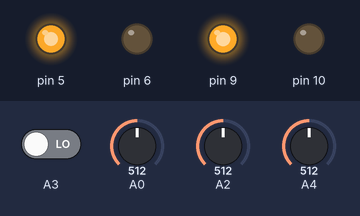
A sketch run on a simulated Arduino Uno, built with avr-gcc and run on an emulated ATmega328P. Parts: output pins drawn as LEDs (lit = HIGH). Inputs (shaded band) come from the test bench; at power-on: A0 = 512, A4 = 512, A2 = 512, A3 LOW.

Above: at 7.2 s.
7.3 s: A0 set to 181
9.2 s: A0 set to 153
At 10.6 s:
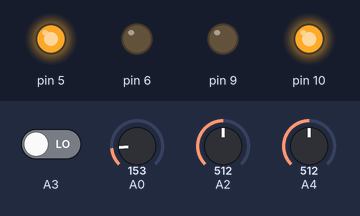
11.5 s: A0 set to 306
At 12.7 s:
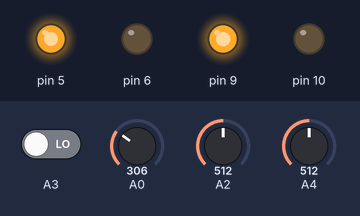
13.0 s: A4 set to 266
14.7 s: A4 set to 242
At 15.9 s:
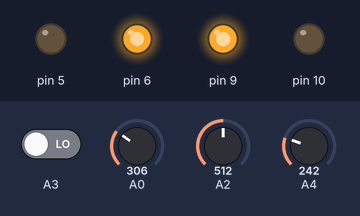
Timing chart, 0 to 17.7 s (numbered marks = the images above; inputs shaded):
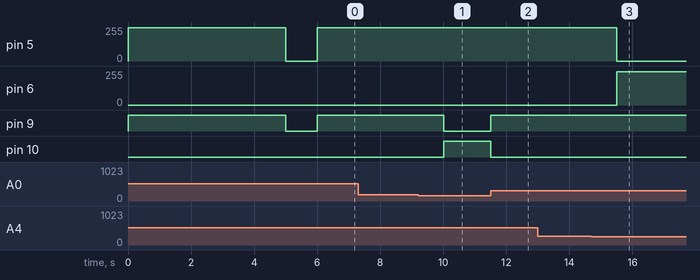

The sketch:

failed4.ino
```cpp
//#include "core.c"

int A, B, C, D;

const int gray_gate_A = 170;
const int gray_gate_B = 270;
const int gray_gate_C = 250;
const int gray_gate_D = 500;

/*
int gray_gate_A = 400;
int gray_gate_B = 650;
int gray_gate_C = 600;
int gray_gate_D = 500;
*/

unsigned int back_times = 0;

const int light = 180;
const int normal = 200;
const int heavy = 255;

const float left_bias = 0;//.02634375;
const float right_bias = 0.02734375;

int last_action;

void set_left_wheels(int go_or_back, int value) {
    value = value - (value * left_bias);
    if (go_or_back == 1) {
        analogWrite(9, value);
        analogWrite(10, 0);
    } else if (go_or_back == -1) {
        analogWrite(10, value);
        analogWrite(9, 0);
    } else if (go_or_back == 0) {
        analogWrite(9, 0);
        analogWrite(10, 0);
    }
}

void set_right_wheels(int go_or_back, int value) {
    value = value - (value * right_bias);
    if (go_or_back == 1) {
        analogWrite(5, value);
        analogWrite(6, 0);
    } else if (go_or_back == -1) {
        analogWrite(6, value);
        analogWrite(5, 0);
    } else if (go_or_back == 0) {
        analogWrite(5, 0);
        analogWrite(6, 0);
    }
}

void go_straight(int value) {
    set_left_wheels(1, value);
    set_right_wheels(1, value);
}

void go_back(int value) {
    set_left_wheels(-1, value);
    set_right_wheels(-1, value);
}

void stop() {
    set_left_wheels(0, 0);
    set_right_wheels(0, 0);
}

void left_rotate(int value) {
    set_right_wheels(1, value);
    set_left_wheels(-1, value);
}

void right_rotate(int value) {
    set_left_wheels(1, value);
    set_right_wheels(-1, value);
}

void turn_back_left(int value) {
    float difference = value / 2;
    float middle_point = 255 / 2;
    int right = middle_point + difference;
    int left = middle_point - difference;

    set_left_wheels(-1, left);
    set_right_wheels(-1, right);
}

void turn_back_right(int value) {
    float difference = value / 2;
    float middle_point = 255 / 2;
    int left = middle_point + difference;
    int right = middle_point - difference;

    set_left_wheels(-1, left);
    set_right_wheels(-1, right);
}

int handle_gray_detector(int pin, int gate_number) {
    Serial.print(analogRead(pin));
    Serial.print("   ");
    if (gate_number == 1) {
        if (analogRead(pin) > gray_gate_A) {
            return 1;
        } else {
            return 0;
        }
    } else if (gate_number == 2) {
        if (analogRead(pin) > gray_gate_B) {
            return 1;
        } else {
            return 0;
        }
    } else if (gate_number == 3) {
        if (analogRead(pin) > gray_gate_C) {
            return 1;
        } else {
            return 0;
        }
    } else if (gate_number == 4) {
        if (analogRead(pin) > gray_gate_D) {
            return 1;
        } else {
            return 0;
        }
    }
}

void sensor_detect(int AAA1, int AAA2, int AAA3, int AAA4) {
    A = handle_gray_detector(AAA1, 1);
    B = handle_gray_detector(AAA2, 2);
    C = handle_gray_detector(AAA3, 3);
    D = handle_gray_detector(AAA4, 4);

    /*
    Serial.print("\nABC and D: \n");
    Serial.print(A);
    Serial.print(B);
    Serial.print(C);
    Serial.print("  ");
    Serial.print(D);
    Serial.println();
    Serial.println();
    Serial.println();
    */
}

void white_detect() {
    sensor_detect(A0, A2, A4, 8);
}

/*
void go_through_node() {
    while (1) {
        go_straight(heavy);

        white_detect();
        if ((A == 1) && (C == 1)) {
            break;
        }
    }
}
*/

int is_normal_situation() {
    if (digitalRead(A3) == 1) {
        return 1;
    } else {
        return 0;
    }
}

void find_line() {
    white_detect();

    if ((A == 1) && (B == 1) && (C == 1)) {
        if (is_normal_situation() == 1) {
            if (back_times < 3) {
                if (last_action == 0) {
                    go_back(heavy);
                } else if (last_action == -1) {
                    turn_back_right(heavy);
                } else if (last_action == 1) {
                    turn_back_left(heavy);
                }
            }

            back_times += 1;
            //last_action = 0;
        } else {
            go_straight(heavy);
            delay(1000);
        }

    } else if ((A == 0) && (B == 0) && (C == 0)) {
        go_straight(heavy);

    } else if ((A == 1) && (C == 0)) {
        right_rotate(heavy);

        last_action = 1;

    } else if ((A == 1) && (C == 1)) {
        go_straight(heavy);

        last_action = 0;

    } else if ((A == 0) && (C == 1)) {
        left_rotate(heavy);

        last_action = -1;

    }


    if (back_times > 50) {//14~18
        back_times = 0;
    }
}

void setup() {
    //Serial.begin(9600);

    go_straight(heavy);
    delay(5000);
    stop();
    delay(1000);

    go_straight(heavy);
}

void loop() {
    find_line();
    //Serial.println(digitalRead(A3));

    //white_detect();
    //delay(500);
}
```

Measured:
- the behaviour switches between 171 and 170 on A0 (found by bisection; images 0 and 1)
- the behaviour switches between 251 and 250 on A4 (found by bisection; images 2 and 3)
- after the input at 7.3 s, every drawn part: stays the same
- after the input at 9.2 s, pin 9: HIGH → LOW after 0.81 s; pin 10: LOW → HIGH after 0.81 s
- after the input at 11.5 s, pin 9: LOW → HIGH at once; pin 10: HIGH → LOW at once
- after the input at 13.0 s, every drawn part: stays the same
- after the input at 14.7 s, pin 5: 248/255 → 0/255 after 0.81 s; pin 6: 0/255 → 248/255 after 0.81 s
